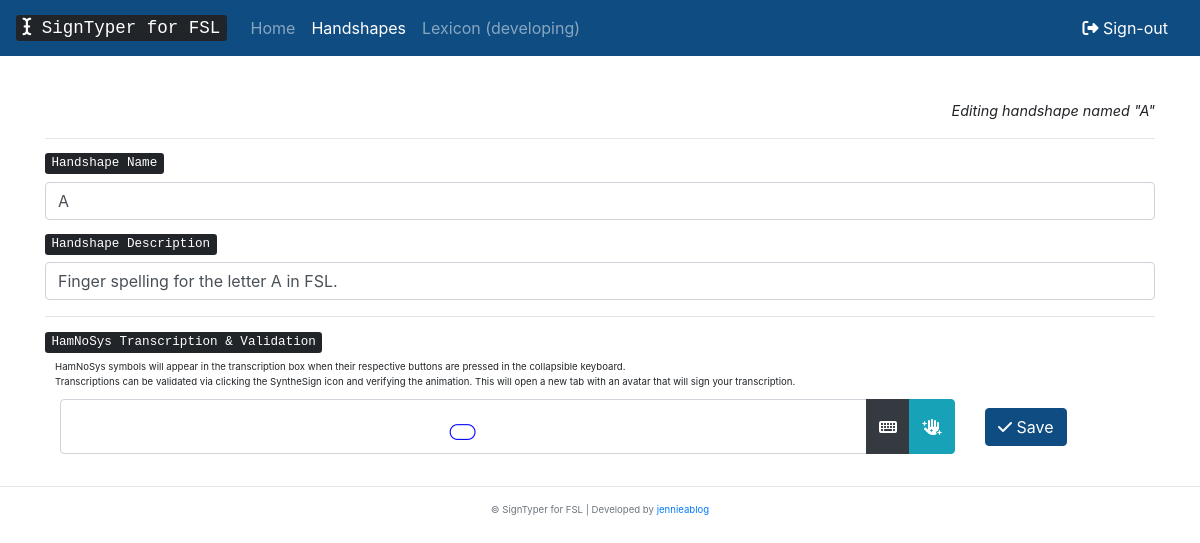
Screenshot of /handshapes/1/edit (signed in) with the database file from the repository.
### inventory/models.py (models this page shows, shortened)
class Handshape(models.Model):
	name = models.CharField(max_length=200, verbose_name='Name')
	description = models.TextField(verbose_name='Description')
	created_date = models.DateTimeField(default=timezone.now, verbose_name='Date')
	transcription = models.CharField(max_length=20, verbose_name='Transcription')
	class Meta:
		ordering = ['name']

### inventory/views.py (the view, shortened to what this page needs)
# urls.py: path('handshapes/<int:pk>/edit', views.handshape_edit, name='handshape_edit'),
@login_required
def handshape_edit(request, pk):
	none_to_str = lambda i : i or ''
	handshape = Handshape.objects.get(id=pk)
	context = {'handshape' : handshape}
	return render(request, 'inventory/handshape_edit.html', context)

### inventory/templates/inventory/handshape_edit.html (shortened to what this page needs)
{% extends 'inventory/base.html' %}
{% block navbar %}
			<ul class="navbar-nav mr-auto mt-2 mt-lg-0">
				<li class="nav-item">
					<a class="nav-link" href="{% url 'index' %}">Home</a>
				</li>
				<li class="nav-item active">
					<a class="nav-link" href="{% url 'handshape_list' %}">Handshapes</a>
				</li>
				<li class="nav-item">
					<a class="nav-item nav-link" href="#" class="disabled">Lexicon (developing)</a>
				</li>
			</ul>
{% endblock %}
{% block content %}
			<p class="font-italic" style="text-align: right;">
				Editing handshape named "{{ handshape.name }}"
			</p>
			<hr>
			<form method="POST" style="margin-bottom: 0px;">
				<div class="form-group">
					<label for="hs_name"><kbd>Handshape Name</kbd></label>
					<input name="hs_name" type="text" class="form-control" id="hs_name" placeholder="Enter handshape name." value="{{ handshape.name }}">
				</div>
				<div class="form-group">
					<label for="hs_description"><kbd>Handshape Description</kbd></label>
					<input name="hs_description" type="text" class="form-control" id="hs_description" placeholder="Enter handshape description." value="{{ handshape.description }}">
				</div>
				<hr>
				<label for="hs_transcription"><kbd>HamNoSys Transcription & Validation</kbd></label>
				<div style="padding: 0 0 10px 10px;">
					<span style="font-size: 0.6rem;">HamNoSys symbols will appear in the transcription box when their respective buttons are pressed in the collapsible keyboard.</span><br>
					<span style="font-size: 0.6rem;">Transcriptions can be validated via clicking the SyntheSign icon and verifying the animation. This will open a new tab with an avatar that will sign your transcription.</span>
				</div>
				<div class="form-group form-inline mb-2">
					<div class="input-group mb-3 col-md-10">
						<input name="hs_transcription" id="hs_transcription" type="text" class="form-control ham" aria-label="HamNoSys Transcription" aria-describedby="basic-addon2" value="{{ handshape.transcription }}">
						<div class="input-group-append">
							<button class="btn btn-dark" type="button" data-toggle="collapse" data-target="#collapseKeyboard" aria-expanded="false" aria-controls="collapseKeyboard"><i class="fas fa-keyboard"></i></button>
  						</div>
  						<div class="input-group-append">
  							<button name="animate" class="btn btn-info" type="submit" value="animate" formtarget="_blank"><i class="fas fa-hand-sparkles"></i></button>
						</div>
					</div>
					<div class="mb-3 col-md-2">
						<button name="save" class="btn btn-primary" type="submit" value="save"><i class="fas fa-check"></i> Save</button>
					</div>
				</div>
			</form>
{% endblock %}

### inventory/static/css/style.css (style rules this page uses)
.ham { font-family:"hamnosysunicoderegular"; }
input.ham { line-height: 22px; font-size:40px; color: blue; text-align: center; }
input, label { display:block; }
.bg-primary, .btn-primary, .nav-link.active { background-color: #0f4c81 !important; }
.btn-primary, .border-primary { border-color: #0f4c81 !important; }

### rows the page displays
Handshape: name "A", hs_name "A", hs_description "Finger spelling for the letter A in FSL.", hs_transcription ""
